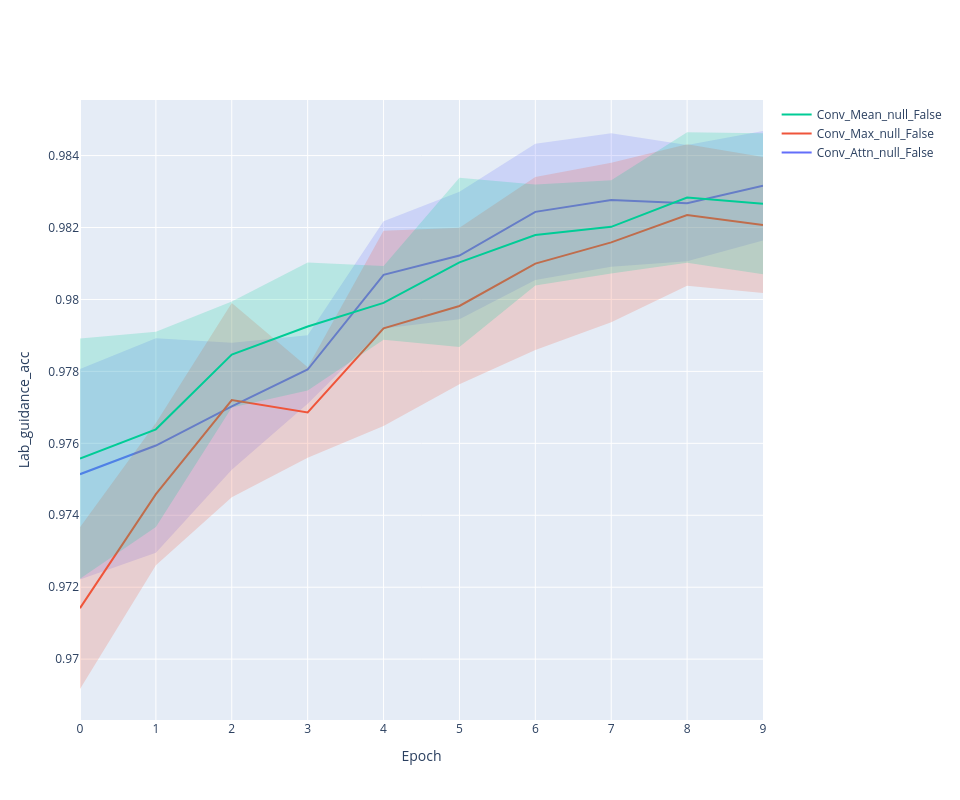

Notebook code for this chart:
### Code cell
line_plot(history, 'lab_guidance_acc')

### Figure 1 — Plotly figure (JSON) as saved in the notebook; plotly's stock layout.template omitted (floating-point values rounded to 4 significant figures)
{"data": [{"line": {"color": "#636EFA"}, "mode": "lines", "name": "Conv_Attn_null_False", "type": "scatter", "x": [0, 1, 2, 3, 4, 5, 6, 7, 8, 9], "y": [0.9751, 0.9759, 0.977, 0.9781, 0.9807, 0.9812, 0.9824, 0.9828, 0.9827, 0.9832]}, {"line": {"width": 0}, "marker": {"color": "#444"}, "mode": "lines", "showlegend": false, "type": "scatter", "x": [0, 1, 2, 3, 4, 5, 6, 7, 8, 9], "y": [0.9781, 0.9789, 0.9788, 0.979, 0.9822, 0.983, 0.9843, 0.9846, 0.9843, 0.9847]}, {"fill": "tonexty", "fillcolor": "rgba(99, 110, 250,0.2)", "line": {"width": 0}, "marker": {"color": "#444"}, "mode": "lines", "showlegend": false, "type": "scatter", "x": [0, 1, 2, 3, 4, 5, 6, 7, 8, 9], "y": [0.9722, 0.973, 0.9753, 0.9771, 0.9792, 0.9795, 0.9805, 0.9809, 0.9811, 0.9816]}, {"line": {"color": "#EF553B"}, "mode": "lines", "name": "Conv_Max_null_False", "type": "scatter", "x": [0, 1, 2, 3, 4, 5, 6, 7, 8, 9], "y": [0.9714, 0.9746, 0.9772, 0.9769, 0.9792, 0.9798, 0.981, 0.9816, 0.9823, 0.9821]}, {"line": {"width": 0}, "marker": {"color": "#444"}, "mode": "lines", "showlegend": false, "type": "scatter", "x": [0, 1, 2, 3, 4, 5, 6, 7, 8, 9], "y": [0.9737, 0.9766, 0.9799, 0.9781, 0.9819, 0.982, 0.9834, 0.9838, 0.9843, 0.984]}, {"fill": "tonexty", "fillcolor": "rgba(239, 85, 59,0.2)", "line": {"width": 0}, "marker": {"color": "#444"}, "mode": "lines", "showlegend": false, "type": "scatter", "x": [0, 1, 2, 3, 4, 5, 6, 7, 8, 9], "y": [0.9692, 0.9726, 0.9745, 0.9756, 0.9765, 0.9776, 0.9786, 0.9794, 0.9804, 0.9802]}, {"line": {"color": "#00CC96"}, "mode": "lines", "name": "Conv_Mean_null_False", "type": "scatter", "x": [0, 1, 2, 3, 4, 5, 6, 7, 8, 9], "y": [0.9756, 0.9764, 0.9785, 0.9792, 0.9799, 0.981, 0.9818, 0.982, 0.9828, 0.9827]}, {"line": {"width": 0}, "marker": {"color": "#444"}, "mode": "lines", "showlegend": false, "type": "scatter", "x": [0, 1, 2, 3, 4, 5, 6, 7, 8, 9], "y": [0.9789, 0.9791, 0.9799, 0.981, 0.9809, 0.9834, 0.9832, 0.9833, 0.9846, 0.9846]}, {"fill": "tonexty", "fillcolor": "rgba(0, 204, 150,0.2)", "line": {"width": 0}, "marker": {"color": "#444"}, "mode": "lines", "showlegend": false, "type": "scatter", "x": [0, 1, 2, 3, 4, 5, 6, 7, 8, 9], "y": [0.9722, 0.9737, 0.977, 0.9775, 0.9789, 0.9787, 0.9804, 0.9807, 0.981, 0.9807]}], "layout": {"height": 800, "width": 960, "xaxis": {"title": {"text": "Epoch"}}, "yaxis": {"title": {"text": "Lab_guidance_acc"}}}}
